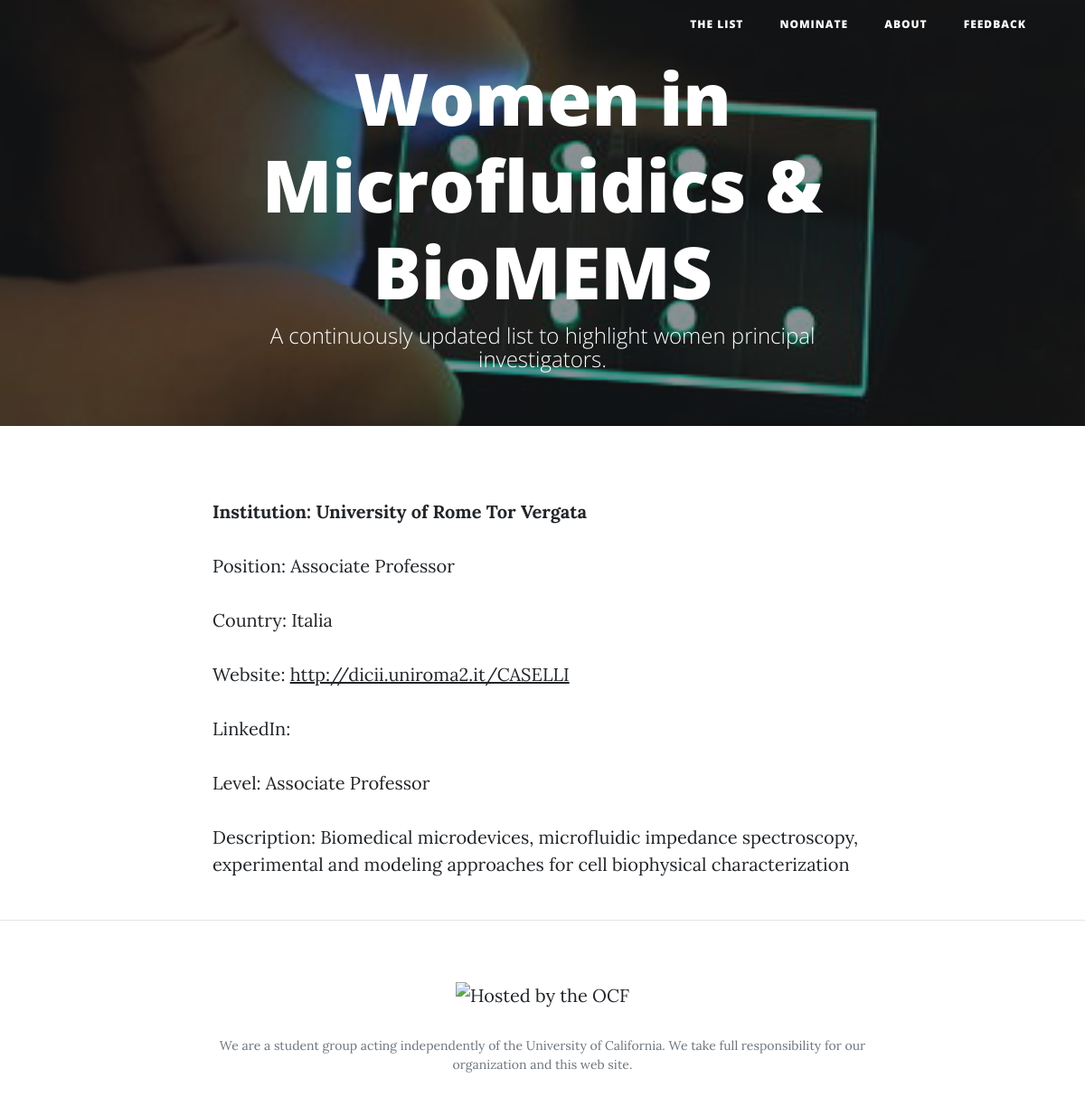
Page /researchers/137/ on the committed database.
### researchers/models.py (models this page shows)
class Researcher(models.Model):
    LEVELS_CHOICES = [('Assistant Professor', 'Assistant Professor'), ('Associate Professor', 'Associate Professor'), ('Full Professor', 'Full Professor'), ('Senior Industry Scientist', 'Senior Industry Scientist')]
    firstname = models.CharField(max_length=200)
    lastname = models.CharField(max_length=200, default="N/A")
    fullname = models.CharField(max_length=200,default="N/A")
    email = models.CharField(max_length=200)
    institution = models.CharField(max_length=200)
    position = models.CharField(max_length=200)
    country = models.CharField(max_length=200)
    website_link = models.CharField(max_length=200,default="N/A")
    level = models.CharField(choices=LEVELS_CHOICES, blank=True, max_length=200)
    des = models.CharField(max_length=200)

### researchers/views.py (the view)
# urls.py: url(r'researchers/(\d+)/', views.researcher_detail, name='researcher_detail'),
def researcher_detail(request, id):
    try:
        r = Researcher.objects.get(id=id)
    except Researcher.DoesNotExist:
        raise Http404('Researcher not found')
    return render(request, 'researcher_detail.html', {'researcher': r})

### researchers/templates/researcher_detail.html (shortened to what this page needs)
{% extends "base.html" %}
{% block content %}
<div>
  <p> <b> Institution: {{ researcher.institution }} </b> </p>
  <p>Position: {{ researcher.position }}</p>
  <p>Country:  {{ researcher.country }}</p>
  <p>Website:
  	<a href="{{ researcher.website_link }}">
  		{{ researcher.website_link }}
  		</a>
  	</p>
  <p>LinkedIn:
  	</p>
  <p>Level: {{ researcher.level }}</p>
  <p>Description: {{ researcher.des}}</p>
</div>
{% endblock %}

### rows in the picture
Researcher: institution "University of Rome Tor Vergata", position "Associate Professor", country "Italia", website_link "http://dicii.uniroma2.it/CASELLI", level "Associate Professor", des "Biomedical microdevices, microfluidic impedance spectroscopy, experimental and modeling approaches for cell biophysical characterization"
